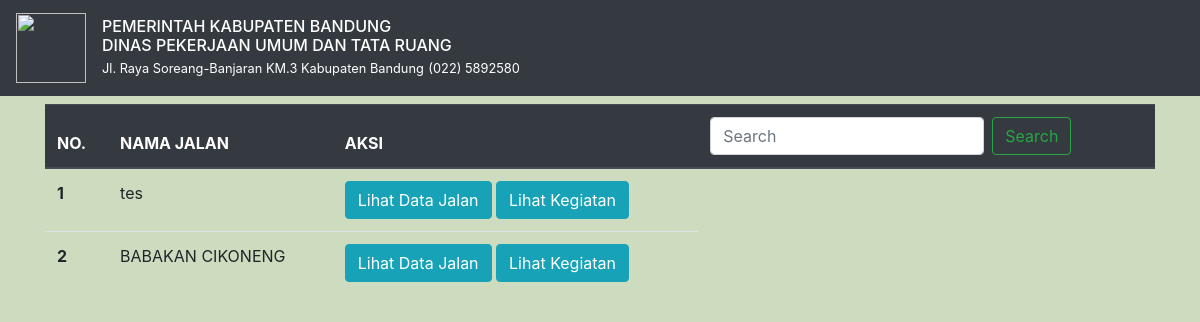
Before: / with the older database file.
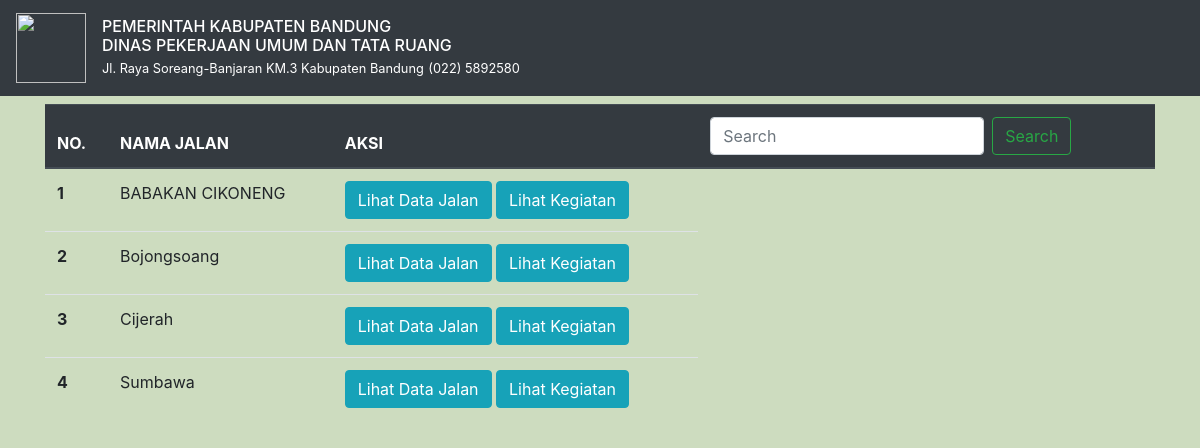
After: the same page with the newer database file.
### tables this page shows
CREATE TABLE `jalan` (
  `id` int(11) NOT NULL,
  `jalan` varchar(255) DEFAULT NULL,
  `no_ruas` varchar(64) DEFAULT NULL,
  `kecamatan` varchar(128) DEFAULT NULL,
  `desa` varchar(128) DEFAULT NULL,
  `panjang` int(8) DEFAULT NULL,
  `lebar` int(8) DEFAULT NULL,
  `aspal` int(8) DEFAULT NULL,
  `beton` int(8) DEFAULT NULL,
  `kerikil` int(8) DEFAULT NULL,
  `tanah_belum` int(8) DEFAULT NULL,
  `baik` int(8) DEFAULT NULL,
  `sedang` int(8) DEFAULT NULL,
  `rusak_ringan` int(8) DEFAULT NULL,
  `rusak_berat` int(8) DEFAULT NULL,
  `dokumentasi` varchar(256) DEFAULT NULL
);

### application/controllers/Main.php (called while the page is built, shortened)
<?php
class Main extends CI_Controller
{
    public function __construct()
    {
        $this->load->model('M_Jalan');
    }
    public function index()
    {
        $data['title'] = 'Main';
        $data['jalan'] = $this->M_Jalan->getJalan();
        $this->load->view('main', $data);
    }
}

### index.php (called while the page is built, shortened)
<?php
require_once BASEPATH.'core/CodeIgniter.php';

### application/models/M_Jalan.php (called while the page is built, shortened)
<?php
class M_Jalan extends CI_model
{
    public function getJalan()
    {
        return $this->db->get('jalan')->result_array();
    }
}

### application/views/Main.php (the view, shortened to what this page needs)
<!doctype html>
<html lang="en">
<head>
    <link href="<?= base_url(); ?>/assets/dist/css/bootstrap.min.css" rel="stylesheet">
    <link href="<?= base_url(); ?>/assets/dist/css/starter-template.css" rel="stylesheet">
</head>
<body>
    <nav class="navbar navbar-expand-md navbar-dark bg-dark fixed-top">
        <a class="navbar-brand" href="#">
            <img src="<?= base_url('assets/img/'); ?>pemkab.png" width="70" height="70" alt="">
        </a>
        <div class="lh-100">
            <h6 class="mb-0 text-center-Black lh-100" style="color: white;"> PEMERINTAH KABUPATEN BANDUNG</h6>
            <h6 class="mb-0 text-center-Black lh-100" style="color: white;"> DINAS PEKERJAAN UMUM DAN TATA RUANG</h6>
            <small style="color: white;"> Jl. Raya Soreang-Banjaran KM.3 Kabupaten Bandung</small>
            <small style="color: white;"> (022) 5892580</small>
        </div>
    </nav>
    <br>
    <main role="main" class="container">
        <table class="table">
            <thead class="thead-dark">
                <tr>
                    <th scope="col">NO.</th>
                    <th scope="col">NAMA JALAN</th>
                    <th scope="col">AKSI</th>
                    <th scope="col">
                        <form class="form-inline">
                            <input class="form-control mr-sm-2" type="search" placeholder="Search" aria-label="Search">
                            <button class="btn btn-outline-success my-2 my-sm-0" type="submit">Search</button>
                        </form>
                    </th>
                </tr>
            </thead>
            <tbody>
                <?php $i = 1; ?>
                <?php foreach ($jalan as $j) : ?>
                    <tr>
                        <th scope="row"><?= $i; ?></th>
                        <td><?= $j['jalan']; ?></td>
                        <td>
                            <a href="<?= base_url('main/data_jalan/' . $j['id']); ?>" type="button" class="btn btn-info">Lihat Data Jalan</a>
                            <a href="<?= base_url('main/data_kegiatan/' . $j['id']); ?>" type="button" class="btn btn-info">Lihat Kegiatan</a>
                        </td>
                    </tr>
                    <?php $i++; ?>
                <?php endforeach; ?>
            </tbody>
        </table>
    </main>
</body>
</html>

Changed rows visible on the page:
removed jalan: jalan "tes"
added jalan: jalan "Bojongsoang"
added jalan: jalan "Cijerah"
added jalan: jalan "Sumbawa"
